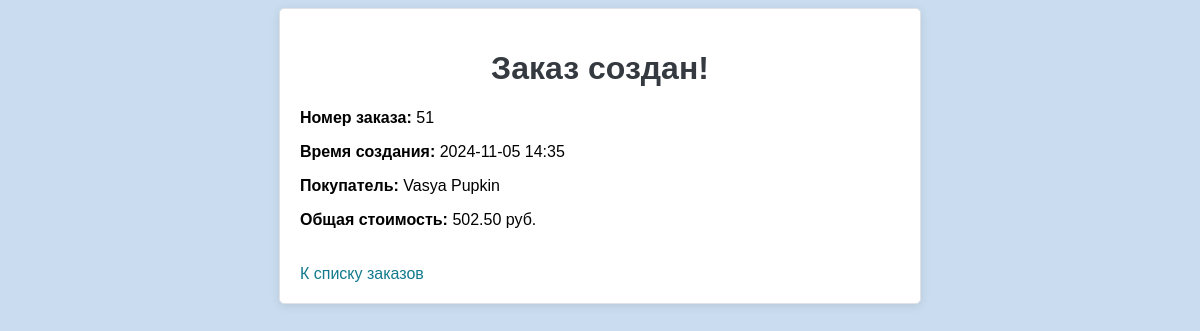
/orders/success/51/, run on the app's committed database.
### orders/models.py (models this page shows, shortened)
class Order(models.Model):
    objects = models.Manager()
    buyer = models.ForeignKey(Buyer, on_delete=models.CASCADE,
                              related_name="orders")
    created_at = models.DateTimeField(auto_now_add=True)
    price = models.DecimalField(max_digits=10, decimal_places=2, default=0)
    delivery_address = models.ForeignKey('buyers.Address', null=True,
                                         blank=True, on_delete=models.SET_NULL)

### buyers/models.py (models this page shows, shortened)
class Buyer(models.Model):
    objects = models.Manager()
    first_name = models.CharField(max_length=255)
    last_name = models.CharField(max_length=255)
    date_of_birth = models.DateField()
    special_notes = models.TextField(null=True, blank=True)
    phone_number = models.CharField(
        max_length=12, unique=True,
        validators=[
            RegexValidator(
                regex=r'^\+7\d{10}$',
                message="Введите корректный номер телефона (например, +79991234567)."
            )
        ]
    )
    email = models.EmailField(unique=True)
    addresses = models.ManyToManyField(Address, related_name="buyers")
    def __str__(self):
        return f"{self.first_name} {self.last_name}"

### orders/views.py (the view)
# urls.py: path('success/<int:order_id>/', order_success, name='order_success'),
def order_success(request, order_id):
    order = get_object_or_404(Order, id=order_id)
    return render(request, 'orders/order_success.html', {
        'order': order,
    })

### templates/orders/order_success.html (shortened to what this page needs)
{% load static %}
<!DOCTYPE html>
<html lang="en">
<head>
    <link rel="stylesheet" href="{% static 'style.css' %}">
</head>
<body>
<div class="form-container">
    <h1>Заказ создан!</h1>
    <p><strong>Номер заказа:</strong> {{ order.id }}</p>
    <p><strong>Время создания:</strong>
        {{ order.created_at|date:"Y-m-d H:i" }}</p>
    <p><strong>Покупатель:</strong> {{ order.buyer }}</p>
    <p><strong>Общая стоимость:</strong> {{ order.price }} руб.</p>
    <a href="{% url 'order_list' %}" class="back-button">К списку заказов</a>
</div>
</body>
</html>

### static/style.css (style rules this page uses)
body { background-color: rgba(129, 175, 221, 0.42); }
h1 { text-align: center; }
body { font-family: Arial, sans-serif; }
.form-container { max-width: 600px; margin: 0 auto; padding: 20px; background-color: #ffffff; border: 1px solid #dee2e6; border-radius: 5px; box-shadow: 0 2px 10px rgba(0, 0, 0, 0.1); }
h1 { text-align: center; color: #343a40; }
div { margin-bottom: 15px; }
.back-button { display: inline-block; margin-top: 20px; text-decoration: none; color: #127a8c; }

### data on the page
Order: id "51", created_at "2024-11-05 14:35", buyer "Vasya Pupkin", price "502.50"
